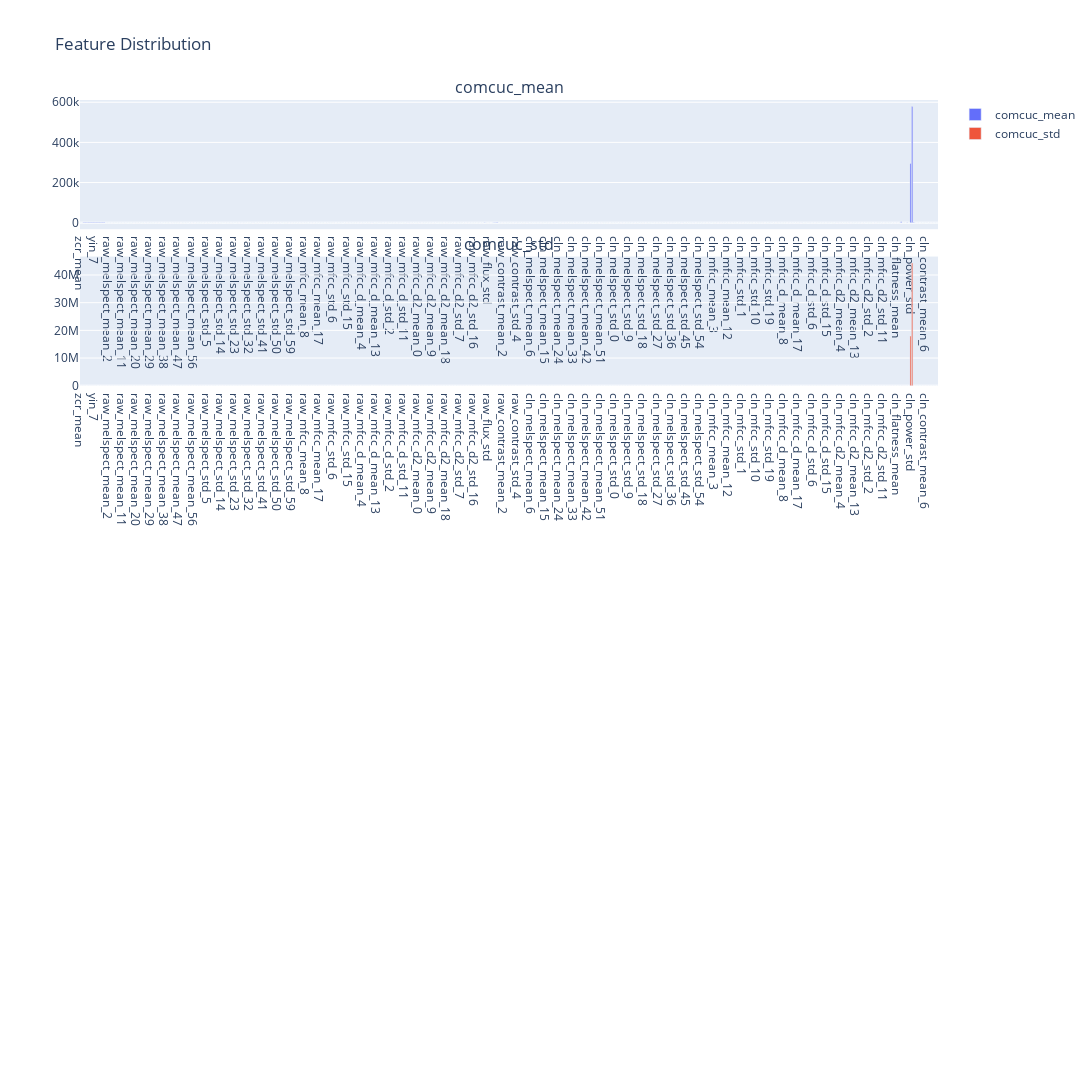

The notebook cell saved with this chart:
### Code cell
labels = create_labels()




# Create the figure with subplots
fig = make_subplots(
    rows=len(dicts.values()), 
    cols=1, 
    subplot_titles=['comcuc_mean', 'comcuc_std'],   #, 'cowpig1_mean', 'cowpig1_std', 'eucdov_mean', 'eucdov_std', 'eueowl1_mean', 'eueowl1_std', 'grswoo_mean', 'grswoo_std', 'tawowl1_mean', 'tawowl1_std'
    vertical_spacing=0.03, 
    horizontal_spacing=0.05
    )

# iterate thorugh the different birds
for i, d in tqdm(enumerate(bird_feautres)):

    means = []
    stds = []
    for feature_array in list(bird_feautres.get(d).values()):
        
        # normalize the feature array using mean and std
        mean = np.mean(feature_array)
        std = np.std(feature_array)
        
        means.append(mean)
        stds.append(std)
        
        #feature_array = (feature_array - mean) / std
        
        #means.append(np.mean(feature_array))
        #stds.append(np.std(feature_array))



 
    
    fig.add_trace(
        go.Bar(y=means, x = labels, name = f"{d}_mean"),
        row=i+1, col=1
    )   

    fig.add_trace(
        go.Bar(y=stds, x = labels, name = f"{d}_std"),
        row=i+2, col=1
    ) 

    break

# Set the layout of the figure
fig.update_layout(height=3000, width=2000, title_text="Feature Distribution")

fig.show()

### Figure 1 — Plotly figure (JSON) as saved in the notebook; plotly's stock layout.template omitted (floating-point values rounded to 4 significant figures; data arrays with more than 128 entries replaced by an {"elided": "..."} marker saying what was removed)
{"data": [{"name": "comcuc_mean", "type": "bar", "x": {"elided": "548 str values"}, "xaxis": "x", "y": {"elided": "548 float values"}, "yaxis": "y"}, {"name": "comcuc_std", "type": "bar", "x": {"elided": "548 str values"}, "xaxis": "x2", "y": {"elided": "548 float values"}, "yaxis": "y2"}], "layout": {"annotations": [{"font": {"size": 16}, "showarrow": false, "text": "comcuc_mean", "x": 0.5, "xanchor": "center", "xref": "paper", "y": 1, "yanchor": "bottom", "yref": "paper"}, {"font": {"size": 16}, "showarrow": false, "text": "comcuc_std", "x": 0.5, "xanchor": "center", "xref": "paper", "y": 0.8283, "yanchor": "bottom", "yref": "paper"}], "height": 3000, "title": {"text": "Feature Distribution"}, "width": 2000, "xaxis": {"anchor": "y", "domain": [0, 1]}, "xaxis2": {"anchor": "y2", "domain": [0, 1]}, "xaxis3": {"anchor": "y3", "domain": [0, 1]}, "xaxis4": {"anchor": "y4", "domain": [0, 1]}, "xaxis5": {"anchor": "y5", "domain": [0, 1]}, "xaxis6": {"anchor": "y6", "domain": [0, 1]}, "yaxis": {"anchor": "x", "domain": [0.8583, 1]}, "yaxis2": {"anchor": "x2", "domain": [0.6867, 0.8283]}, "yaxis3": {"anchor": "x3", "domain": [0.515, 0.6567]}, "yaxis4": {"anchor": "x4", "domain": [0.3433, 0.485]}, "yaxis5": {"anchor": "x5", "domain": [0.1717, 0.3133]}, "yaxis6": {"anchor": "x6", "domain": [0, 0.1417]}}}
